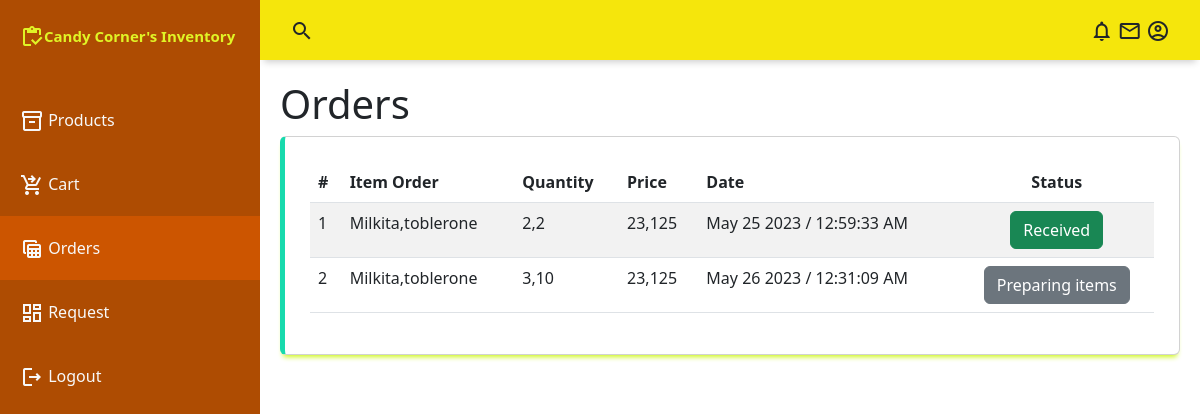
The page /branch/orders.php (signed in) on the database as committed earlier.
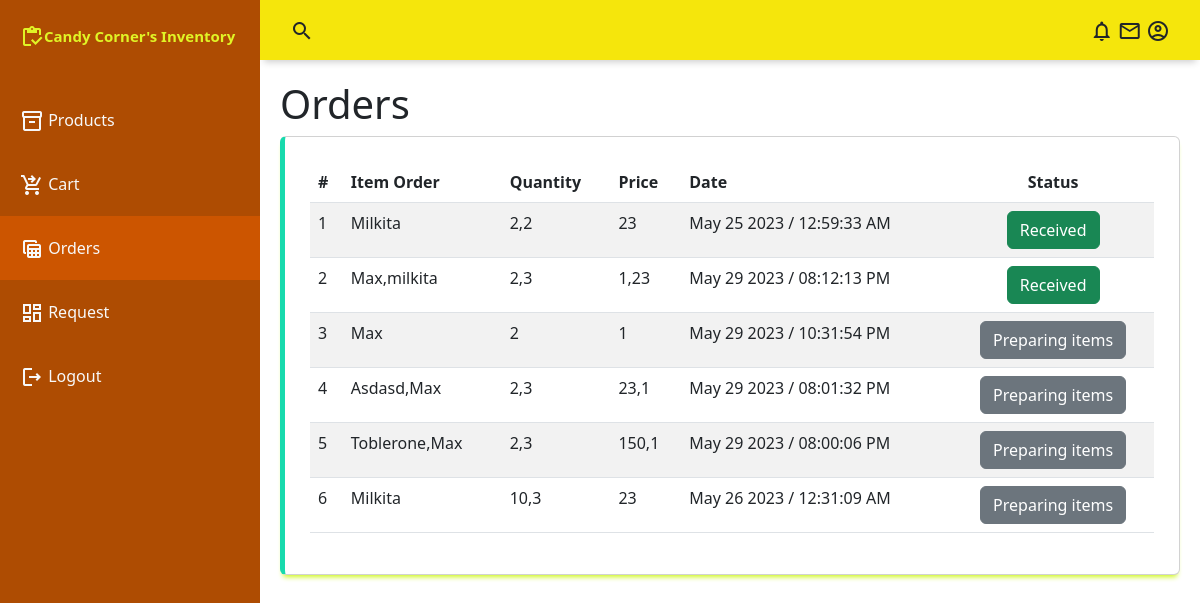
The same page on the database as committed later.
### tables this page shows
CREATE TABLE `orders` (
  `order_id` int(255) NOT NULL,
  `order_united_id` int(255) NOT NULL,
  `order_product_id` int(255) NOT NULL,
  `order_quantity` int(11) NOT NULL,
  `order_date` datetime NOT NULL DEFAULT current_timestamp(),
  `order_status` int(11) NOT NULL DEFAULT 0,
  `order_user_id` int(11) NOT NULL
);

### conn/config.php (called while the page is built, shortened)
<?php
	class db_connect{
		public $host = db_host;
		public $user = db_user;
		public $pass = db_pass;
		public $name = db_name;
		public function connect(){
			$this->conn = new mysqli($this->host, $this->user, $this->pass, $this->name);
		}
	}
?>

### conn/class.php (called while the page is built, shortened)
<?php
	require_once'config.php';
	class db_class extends db_connect{
		public function selectOrderUser($user_id){
			$query=$this->conn->prepare("SELECT *,
			GROUP_CONCAT(prod_name SEPARATOR ',') as grp_prodname,
			GROUP_CONCAT(order_quantity SEPARATOR ',') as grp_quantity,
			GROUP_CONCAT(prod_price SEPARATOR ',') as grp_price,
			DATE_FORMAT(order_date, '%M %d %Y /  %h:%i:%s %p ') as order_date
			FROM `orders` as a
			LEFT JOIN products as b
			ON a.order_product_id = b.prod_id
			WHERE a.order_user_id='$user_id'
			GROUP BY order_united_id") or die($this->conn->error);
			if($query->execute()){
				$result = $query->get_result();
				return $result;
			}
		}
	}
?>

### branch/orders.php (the view, shortened to what this page needs)
<?php
include("../conn/class.php");
$db=new db_class();
include("include/navbar.php");
include("include/sidebar.php");
?>
    <main class="main-container" style="z-index:2">
        <div class="fluid-container">
            <h1 >Orders</h1>
            <div class="table-responsive card">
                <table id="example" class="table table-striped" style="width:100%">
                    <thead>
                        <tr>
                            <th >#</th>
                            <th >Item Order</th>
                            <th >Quantity</th>
                            <th >Price</th>
                            <th >Date</th>
                            <th class="text-center">Status</th>
                        </tr>
                    </thead>
                    <tbody>
                        <?php
                            $result= $db->selectOrderUser($_SESSION['user_id']);
                            $i=1;
                            while($row=$result->fetch_array()){
                                $status = $row['order_status'];
                                $id = $row['order_united_id'];
                                if($status==0){
                                    $action="<button class='btn btn-secondary'>Pending</button>";
                                }else if($status==2){
                                    $action="<button class='btn btn-secondary'>Preparing items</button>";
                                }else if($status==1){
                                    $action="<button class='btn btn-danger'>Rejected</button>";
                                }else if($status==3){
                                    $action="<button class='btn btn-primary'>Ready for delivery</button>";
                                }else if($status==4){
                                    $action="<a href='controller/action.php?id=".$id."' class='btn btn-primary'>On the way / Order received</a>";
                                }else if($status==5){
                                    $action="<a class='btn btn-success'>Received</a>";
                                }
                                echo
                                '<tr>
                                    <td>'.$i.'</td>
                                    <td>'.ucfirst($row['grp_prodname']).'</td>
                                    <td>'.ucfirst($row['grp_quantity']).'</td>
                                    <td>'.$row['grp_price'].'</td>
                                    <td>'.$row['order_date'].'</td>
                                    <td class="text-center">'.$action.'</td>
                                </tr>';
                                $i++;
                            }
                        ?>
                    </tbody>
                </table>
            </div>
        </div>
    </main>

Rows that differ between the two databases and show on the page:
no longer on this page (row unchanged): orders: grp_prodname "Milkita,toblerone", grp_quantity "3,10", grp_price "23,125", order_date "May 26 2023 / 12:31:09 AM", order_status "Preparing items"
computed for orders (number 1 of 6 on the later page): grp_prodname "Milkita,toblerone" → "Milkita"; grp_price "23,125" → "23"
added orders: grp_prodname "Max,milkita", grp_quantity "2,3", grp_price "1,23", order_date "May 29 2023 / 08:12:13 PM", order_status "Received"
added orders: grp_prodname "Max", grp_quantity "2", grp_price "1", order_date "May 29 2023 / 10:31:54 PM", order_status "Preparing items"
added orders: grp_prodname "Asdasd,Max", grp_quantity "2,3", grp_price "23,1", order_date "May 29 2023 / 08:01:32 PM", order_status "Preparing items"
added orders: grp_prodname "Toblerone,Max", grp_quantity "2,3", grp_price "150,1", order_date "May 29 2023 / 08:00:06 PM", order_status "Preparing items"
now on this page (row unchanged): orders: grp_prodname "Milkita", grp_quantity "10,3", grp_price "23", order_date "May 26 2023 / 12:31:09 AM", order_status "Preparing items"
